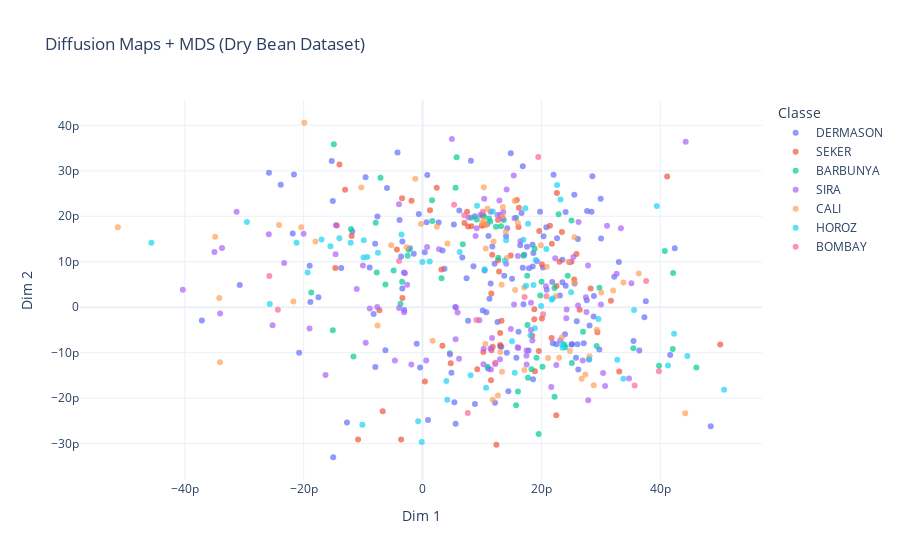

The cell this chart's notebook holds for it:
### Markdown cell above
### Diffusion Maps

### Code cell
def diffusion_dist(X, sigma = None):
    # Get eu dist
    dist = euclidean_dist(X)**2

    if sigma is None:
        sigma = np.median(dist)
        print(sigma)
    # Compute K
    K = np.exp(-dist / (2*sigma**2))

    # Normalize
    row_sum = np.sum(K, axis=1)
    K = K / (np.sqrt(row_sum.reshape(-1, 1) @ row_sum.reshape(1, -1)))

    #Compute transition matrix
    row_sum = np.sum(K, axis=1)
    return K / row_sum.reshape(-1, 1)

my_iso = My_MDS(diffusion_dist)
mds_proj = my_iso.transform(2, X_train[:500], None)

color_codes = Y_train[:500].astype('category').cat.codes

plot_df = pd.DataFrame({
    'Dim 1': mds_proj[:, 0],
    'Dim 2': mds_proj[:, 1],
    'Classe': Y_train[:500].values 
})

fig = px.scatter(plot_df, x='Dim 1', y='Dim 2', color='Classe',
                 title="Diffusion Maps + MDS (Dry Bean Dataset)",
                 template="plotly_white",
                 opacity=0.7)

fig.show()
